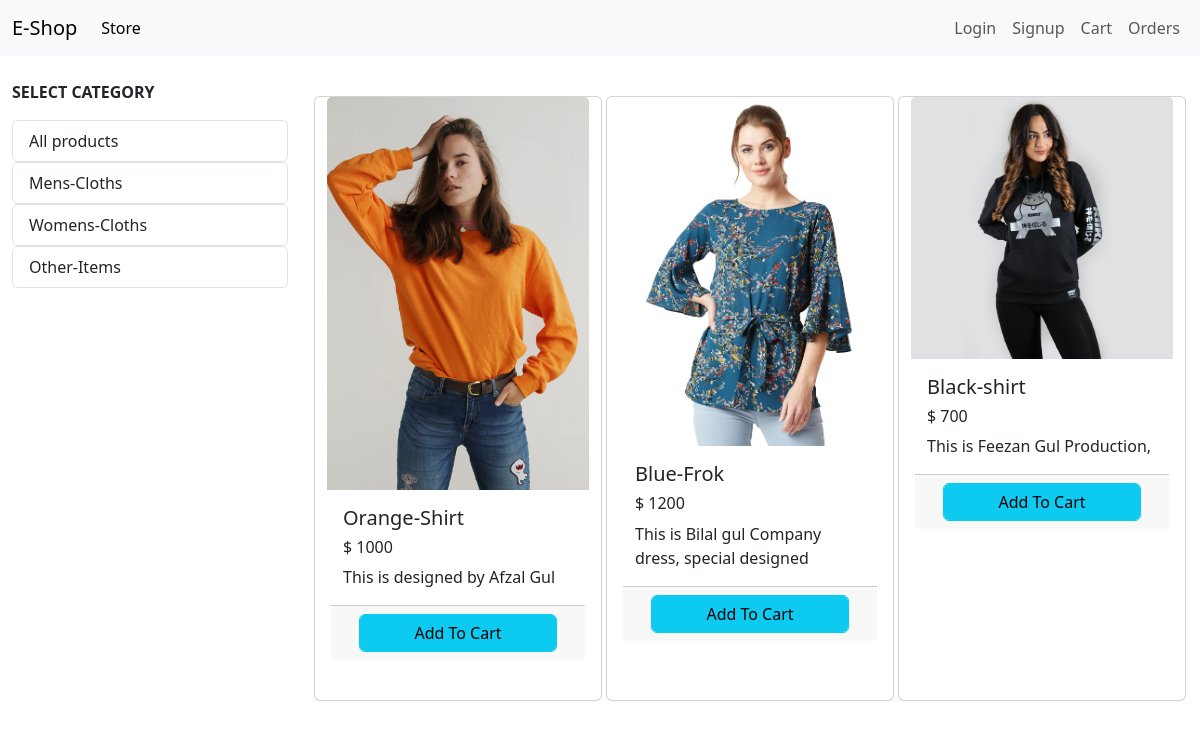
The app's page /?category=2 with its own data.
### store/models/category.py (models this page shows, shortened)
class Category (models.Model):
    name=models.CharField(max_length=50)

### store/models/product.py (models this page shows, shortened)
class Product (models.Model):
    name=models.CharField(max_length=50)
    price=models.IntegerField(default=0)
    description=models.TextField()
    category=models.ForeignKey(Category,on_delete=models.CASCADE,default=1)
    image=models.ImageField(upload_to="uploads/products")
    @staticmethod
    def get_all_products_by_id (category_id):
        if category_id:
            return Product.objects.filter(category=category_id)
        else:
            return Product.get_all_products()

### store/views/home.py (the view, shortened to what this page needs)
# urls.py: path("",Index.as_view(),name="home"),
class Index (View):
    def get(self,request):
        data={}
        product=None
        category=Category.objects.all()
        categoryid=request.GET.get("category")
        if categoryid:
            product=Product.get_all_products_by_id(categoryid)
        else:
            product=Product.get_all_products()
        data={
            "product":product,
            "category":category,
        }
        return render (request,"index.html",data)

### store/templatetags/customfilter.py (called while the page is built)
@register.filter(name="currency")
def currency (number):
    return "$ "+str(number)

### store/templates/index.html (shortened to what this page needs)
{% extends "base.html" %}
{% block content %}
{% load cart %}
{% load customfilter %}
<div class="container-fluid mt-4">
  <div class="row">
  <div class="col-lg-3">
    <p><b>SELECT CATEGORY</b></p>
    <div class="list-group">
      <a href="/" class="list-group-item">All products</a>
    </div>
    {% for cat in category %}
    <div class="list-group">
      <a href="/?category={{cat.id}}" class="list-group-item"> {{cat.name}} </a>
    </div>
    {% endfor %}
  </div>
  <div class="col-lg-9">
    <div class="row mx-auto">
      {% for product in product %}
      <div class="card mx-auto mt-3 mb-3" id={{product.id}} style="width: 18rem;">
        <img src={{product.image.url}} class="card-img-top" alt="...">
        <div class="card-body">
          <h5 class="card-title">{{product.name}}</h5>
          <h6 class="card-text">{{product.price|currency}}</h6>
          <p class="card-text">{{product.description}}</p>
          <div class="card-footer p=0 row no-gutters ">
            {% if product|is_in_cart:request.session.cart %}
                <form action="/#{{product.id}}" method="POST" class="col-lg-2">
                  {% csrf_token %}
                  <input hidden type="text" name="product" value={{product.id}} >
                  <input hidden type='text' name='remove' value='True'>
                  <input type="submit" value=" - " class=" btn btn-block btn-secondary">
                </form>
                <div class="text-center col">{{product|cart_count:request.session.cart}} in Cart</div>
                <form action="/#{{product.id}}" method="POST" class="col-lg-2">
                  {% csrf_token %}
                  <input hidden name="product" value={{product.id}} >
                  <input type="submit" value=" + " class=" btn btn-block btn-secondary">
                </form>
            {% else %}
              <form action="/#{{product.id}}" method="POST" class="">
                <input type="submit" class="btn btn-info form-control" name="" id="" value="Add To Cart">
              </form>
            {% endif %}
          </div>
        </div>
        <br>
      </div>
      {% endfor %}
  </div>
  </div>
  </div>
</div>
{% endblock  %}

### records on screen
Category: name "Mens-Cloths"
Category: name "Womens-Cloths"
Category: name "Other-Items"
Product: image (picture), name "Orange-Shirt", price "$ 1000", description "This is designed by Afzal Gul"
Product: image (picture), name "Blue-Frok", price "$ 1200", description "This is Bilal gul Company dress, special designed"
Product: image (picture), name "Black-shirt", price "$ 700", description "This is Feezan Gul Production,"
